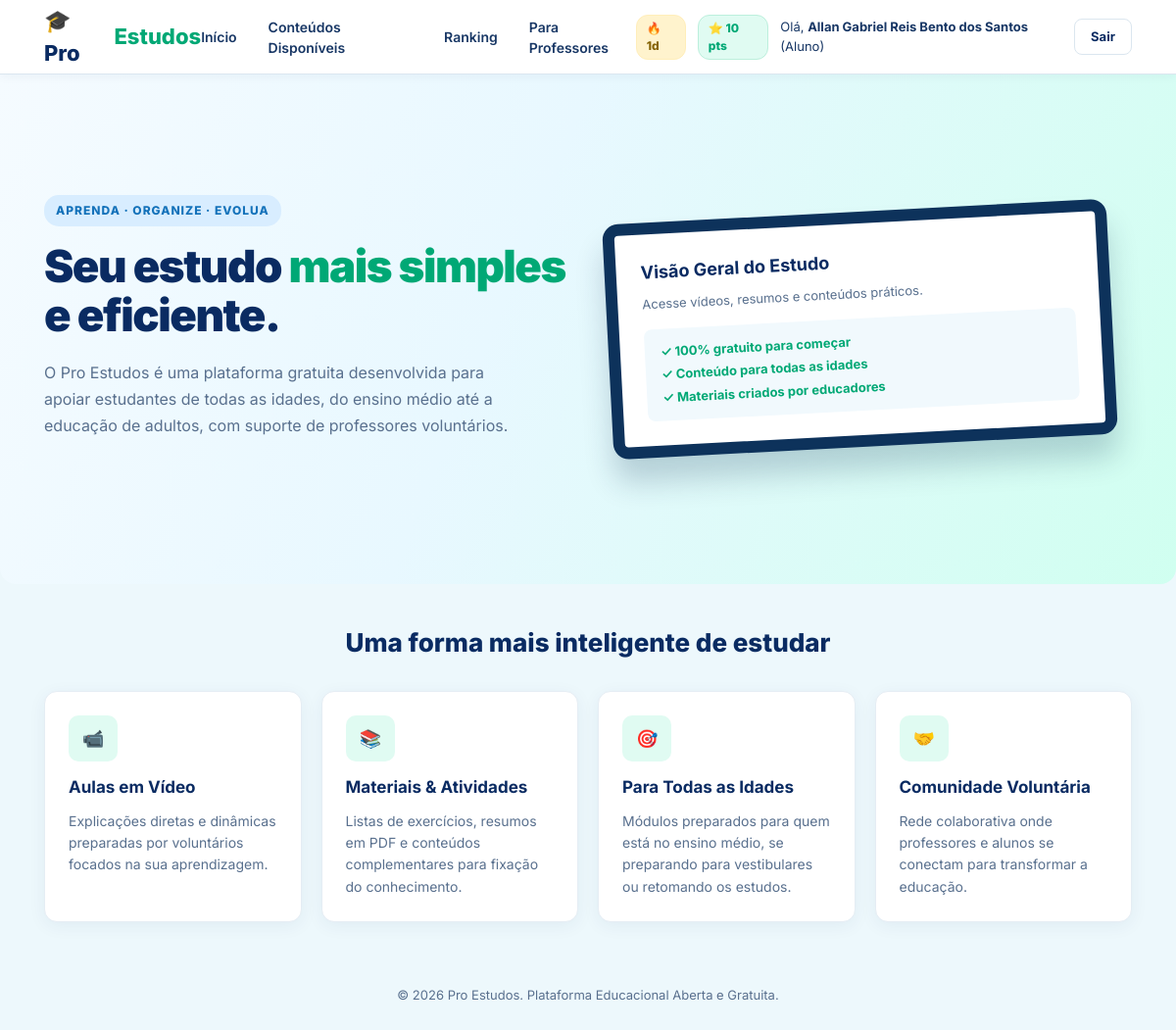
/ (signed in), run on the app's committed database.
### app.py (models this page shows)
class Aluno(db.Model):
    __tablename__ = 'aluno'
    id_aluno = db.Column(db.Integer, primary_key=True, autoincrement=True)
    nome = db.Column(db.String(100), nullable=False)
    nivel_diagnostico = db.Column(db.String(50), default='Não realizado')
    data_ultimo_acesso = db.Column(db.DateTime, default=datetime.utcnow)
    pontos = db.Column(db.Integer, default=10)
    sequencia_dias = db.Column(db.Integer, default=1)

class Usuario(db.Model):
    __tablename__ = 'usuario'
    id_usuario = db.Column(db.Integer, primary_key=True, autoincrement=True)
    email = db.Column(db.String(150), unique=True, nullable=False)
    senha = db.Column(db.String(255), nullable=False)
    perfil = db.Column(db.String(30), nullable=False)
    status = db.Column(db.String(20), nullable=False, default='Ativo')
    id_aluno = db.Column(db.Integer, db.ForeignKey('aluno.id_aluno'), nullable=True)
    id_professor = db.Column(db.Integer, db.ForeignKey('professor.id_professor'), nullable=True)
    aluno = db.relationship('Aluno', backref='usuario', uselist=False)
    professor = db.relationship('Professor', backref='usuario', uselist=False)

### app.py (the view)
@app.route('/')
def index():
    usuario_logado, professores, mensagens, ranking = obter_contexto_usuario()
    return render_template('index.html', materias=MATERIAS, usuario=usuario_logado, professores=professores, mensagens=mensagens, ranking=ranking)

### templates/index.html (shortened to what this page needs)
{% extends 'base.html' %}
{% block content %}
    <section class="hero" id="inicio">
        <div class="hero-content">
            <span class="eyebrow">APRENDA · ORGANIZE · EVOLUA</span>
            <h1>Seu estudo <span>mais simples</span> e eficiente.</h1>
            <p>O Pro Estudos é uma plataforma gratuita desenvolvida para apoiar estudantes de todas as idades, do ensino médio até a educação de adultos, com suporte de professores voluntários.</p>
        </div>
        <div class="hero-card">
            <h3>Visão Geral do Estudo</h3>
            <p>Acesse vídeos, resumos e conteúdos práticos.</p>
            <div class="hero-highlights">
                ✓ 100% gratuito para começar<br>
                ✓ Conteúdo para todas as idades<br>
                ✓ Materiais criados por educadores
            </div>
        </div>
    </section>
    <section class="features" style="padding: 40px 45px;">
        <h2 class="section-title">Uma forma mais inteligente de estudar</h2>
        <div class="features-grid">
            <div class="feature-item">
                <div class="feature-icon-box">📹</div>
                <h3>Aulas em Vídeo</h3>
                <p>Explicações diretas e dinâmicas preparadas por voluntários focados na sua aprendizagem.</p>
            </div>
            <div class="feature-item">
                <div class="feature-icon-box">📚</div>
                <h3>Materiais & Atividades</h3>
                <p>Listas de exercícios, resumos em PDF e conteúdos complementares para fixação do conhecimento.</p>
            </div>
            <div class="feature-item">
                <div class="feature-icon-box">🎯</div>
                <h3>Para Todas as Idades</h3>
                <p>Módulos preparados para quem está no ensino médio, se preparando para vestibulares ou retomando os estudos.</p>
            </div>
            <div class="feature-item">
                <div class="feature-icon-box">🤝</div>
                <h3>Comunidade Voluntária</h3>
                <p>Rede colaborativa onde professores e alunos se conectam para transformar a educação.</p>
            </div>
        </div>
    </section>
{% endblock %}

### templates/base.html (shortened to what this page needs)
<!DOCTYPE html>
<html lang="pt-BR">
<head>
    <link rel="stylesheet" href="{{ url_for('static', filename='css/styles.css') }}">
</head>
<body>
    <header class="topbar">
        <a href="{{ url_for('index') }}" class="logo">
            🎓 Pro<span>Estudos</span>
        </a>
        <nav class="nav-links">
            <a href="{{ url_for('index') }}">Início</a>
            <a href="{{ url_for('conteudos') }}">Conteúdos Disponíveis</a>
            <a href="{{ url_for('ver_ranking') }}">Ranking</a>
            <a href="{{ url_for('para_professores') }}">Para Professores</a>
        </nav>
        <div class="nav-actions">
            {% if usuario %}
                <div class="user-badge">
                    {% if usuario.perfil == 'aluno' and usuario.aluno %}
                        <span class="badge-streak" title="Sequência de Acessos Diários">🔥 {{ usuario.aluno.sequencia_dias or 1 }}d</span>
                        <span class="badge-points" title="Pontuação Geral">⭐ {{ usuario.aluno.pontos or 0 }} pts</span>
                    {% endif %}
                    <span>Olá, <strong>{% if usuario.aluno %}{{ usuario.aluno.nome }}{% else %}{{ usuario.email.split('@')[0] }}{% endif %}</strong> ({{ usuario.perfil|capitalize }})</span>
                    <a href="{{ url_for('logout') }}" class="btn btn-accent btn-sm">Sair</a>
                </div>
            {% else %}
                <button type="button" class="btn btn-primary btn-sm" onclick="openAuthModal('login')">Acessar Plataforma</button>
            {% endif %}
        </div>
    </header>
    <main class="main-content">
        {% block content %}{% endblock %}
    </main>
    <footer style="text-align: center; padding: 25px 20px; color: #59708e; font-size: 13px;">
        <p>&copy; 2026 Pro Estudos. Plataforma Educacional Aberta e Gratuita.</p>
    </footer>
</body>
</html>

### static/css/styles.css (style rules this page uses)
:root { --primary-navy: #0a2b62; --secondary-navy: #183765; --accent-green: #00a875; --green-gradient: linear-gradient(100deg, #08b96e, #009968); --navy-gradient: linear-gradient(100deg, #0a2b62, #183765); --bg-light: #edf8fc; --bg-card: #ffffff; --text-muted: #59708e; --border-color: #dbe6ef; }
* { box-sizing: border-box; margin: 0; padding: 0; }
html { scroll-behavior: smooth; }
body { font-family: 'Inter', Arial, sans-serif; color: var(--primary-navy); background: var(--bg-light); line-height: 1.5; }
.topbar { height: 76px; display: flex; align-items: center; justify-content: space-between; padding: 0 45px; background: #ffffff; border-bottom: 1px solid var(--border-color); box-shadow: 0 2px 10px rgba(10, 43, 98, 0.05); position: sticky; top: 0; z-index: 1000; }
.logo { display: flex; align-items: center; gap: 8px; font-size: 22px; font-weight: 800; color: var(--primary-navy); text-decoration: none; }
.logo span { color: var(--accent-green); }
.topbar .nav-links { display: flex; align-items: center; gap: 32px; }
.topbar .nav-links a { text-decoration: none; color: var(--secondary-navy); font-size: 14px; font-weight: 600; transition: color 0.2s ease; }
.nav-actions { display: flex; align-items: center; gap: 15px; }
.user-badge { display: flex; align-items: center; gap: 12px; font-size: 13px; color: var(--secondary-navy); }
.badge-streak { background: #fff3cd; color: #856404; border: 1px solid #ffeeba; padding: 4px 10px; border-radius: 12px; font-weight: 800; font-size: 12px; }
.badge-points { background: #e0fbf2; color: var(--accent-green); border: 1px solid #bcefdc; padding: 4px 10px; border-radius: 12px; font-weight: 800; font-size: 12px; }
.btn { border: 0; border-radius: 8px; font-weight: 700; padding: 12px 24px; display: inline-flex; align-items: center; justify-content: center; gap: 10px; cursor: pointer; transition: transform 0.2s, filter 0.2s; text-decoration: none; font-size: 14px; }
.btn-accent { background: white; color: var(--primary-navy); border: 1px solid var(--border-color); }
.btn-sm { padding: 8px 16px; font-size: 13px; border-radius: 8px; }
.hero { position: relative; display: grid; grid-template-columns: 50% 50%; min-height: 520px; overflow: hidden; padding: 60px 45px; background: linear-gradient(112deg, #f5fbff 0%, #e8f8ff 43%, #d0fff0 100%); border-radius: 0 0 16px 16px; }
.hero-content { z-index: 2; display: flex; flex-direction: column; justify-content: center; }
.eyebrow { display: inline-block; background: #d8edff; color: #1472ba; font-size: 12px; font-weight: 800; letter-spacing: 1px; padding: 7px 12px; border-radius: 15px; margin-bottom: 16px; width: fit-content; }
.hero h1 { font-size: clamp(34px, 3.8vw, 56px); line-height: 1.1; letter-spacing: -1.5px; margin-bottom: 20px; font-weight: 900; color: var(--primary-navy); }
.hero h1 span { color: var(--accent-green); }
.hero p { font-size: 16px; line-height: 1.7; max-width: 480px; color: var(--text-muted); margin-bottom: 25px; }
.hero-card { position: relative; background: white; border: 12px solid #0d325b; border-radius: 16px; box-shadow: 0 24px 30px rgba(0, 38, 76, 0.2); padding: 25px; transform: rotate(-3deg); margin: auto 20px; }
.hero-card h3 { font-size: 18px; margin-bottom: 8px; color: var(--primary-navy); }
.hero-card p { font-size: 13px; color: var(--text-muted); margin-bottom: 15px; }
.hero-highlights { background: #f1f9fd; border-radius: 8px; padding: 12px 16px; font-weight: 700; color: var(--accent-green); font-size: 13px; line-height: 1.8; }
.features { padding: 50px 45px; }
.section-title { font-size: 26px; font-weight: 800; margin-bottom: 30px; text-align: center; color: var(--primary-navy); }
.features-grid { display: grid; grid-template-columns: repeat(4, 1fr); gap: 20px; }
.feature-item { background: var(--bg-card); border-radius: 13px; padding: 24px; box-shadow: 0 4px 18px rgba(19, 59, 96, 0.06); border: 1px solid #e5edf4; }
.feature-icon-box { display: inline-flex; padding: 10px 14px; border-radius: 10px; background: #e0fbf2; color: var(--accent-green); font-weight: 800; font-size: 18px; margin-bottom: 14px; }
.feature-item h3 { font-size: 17px; margin-bottom: 10px; color: var(--primary-navy); }
.feature-item p { color: var(--text-muted); font-size: 14px; line-height: 1.6; }

### templates/base.html (style rules this page uses)
.user-badge { display: flex; align-items: center; gap: 12px; font-size: 13px; color: #183765; }

### data on the page
Aluno: aluno "1", aluno "10", aluno.nome "Allan Gabriel Reis Bento dos Santos"
Usuario: perfil "Aluno"
